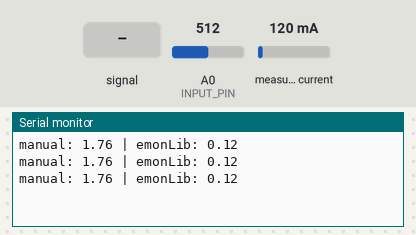
Bench run of a sketch on a simulated Arduino Uno, built with avr-gcc and run on an emulated ATmega328P. Parts: the last lines printed to the serial monitor. Inputs (shaded band) come from the test bench; at power-on: measured current 120 mA, A0 (INPUT_PIN) = 512.

Above: at 1.2 s.
1.3 s: A0 (INPUT_PIN) fed a 200 Hz sine of ±81 counts around its level
At 1.82 s:
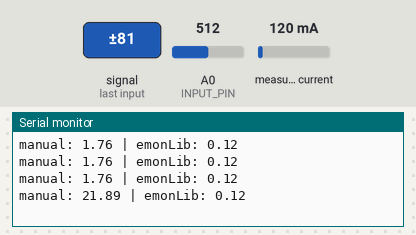
2.8 s: measured current set to 40 mA
At 3.0 s:
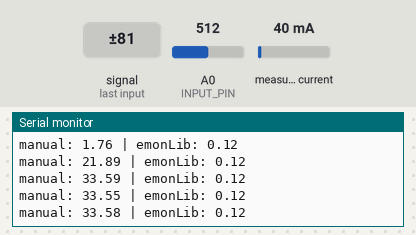
4.3 s: A0 (INPUT_PIN) set to 716
At 4.57 s:
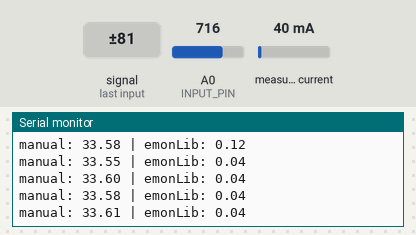
5.8 s: A0 (INPUT_PIN) fed a 1000 Hz sine of ±255 counts around its level
At 6.53 s:
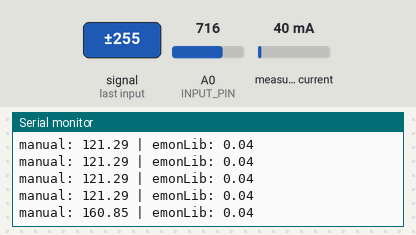
7.3 s: measured current set to 500 mA
At 7.31 s:
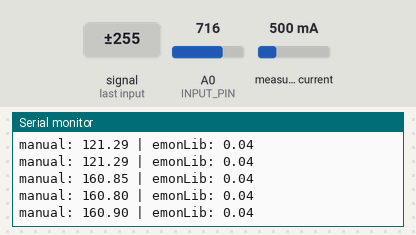
8.8 s: A0 (INPUT_PIN) set to 900
At 8.88 s:
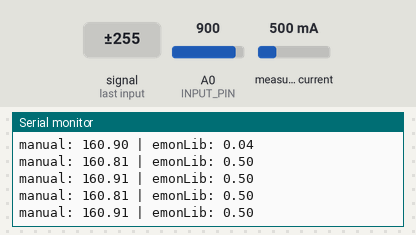
Timing chart, 0 to 11.3 s (numbered marks = the images above; inputs shaded):
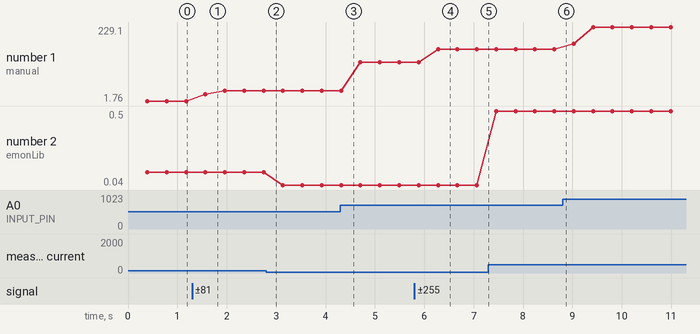

Measured:
- after the input at 1.3 s, the serial monitor: prints a new line after 0.27 s (image 1)
- after the input at 5.8 s, the serial monitor: prints a new line after 0.48 s (image 4)
- plotted number 1: 1.76 → 33.58 after the input at 1.3 s, 33.58 → 121.29 after the input at 4.3 s, 121.29 → 160.9 after the input at 5.8 s, 160.91 → 229.1 after the input at 8.8 s
- plotted number 2: 0.12 → 0.04 after the input at 2.8 s, 0.04 → 0.5 after the input at 7.3 s

The sketch:

ct-measure.ino
```cpp
#include "EmonLib.h"
EnergyMonitor emon1;

int INPUT_PIN = 0;
int SAMPLING_SIZE = 1480;
double CT_CURRENT_VOLTAGE_RATIO = 30;
double INPUT_CALIBRATION = 509;
double EMON_CALIBRATION = 1800/62; // https://github.com/openenergymonitor/EmonLib/issues/60

double voltageMultiplier = CT_CURRENT_VOLTAGE_RATIO * 10 / 512;

void setup() {
  Serial.begin(9600);
  emon1.current(INPUT_PIN, EMON_CALIBRATION);
}

double calcIrms(int samplingSize) {
  double sum = 0;

  for (int i = 0; i < samplingSize; i++){
    double inputVoltage = analogRead(INPUT_PIN);
    double current = (inputVoltage - INPUT_CALIBRATION) * voltageMultiplier;
    sum += current * current;
  }

  return sqrt(sum / samplingSize);
}

void loop() {
  double manualIrms = calcIrms(SAMPLING_SIZE);
  double emonIrms = emon1.calcIrms(SAMPLING_SIZE);

  Serial.print("manual: ");
  Serial.print(manualIrms);
  Serial.print(" | emonLib: ");
  Serial.print(emonIrms);
  Serial.print('\n');
}
```
